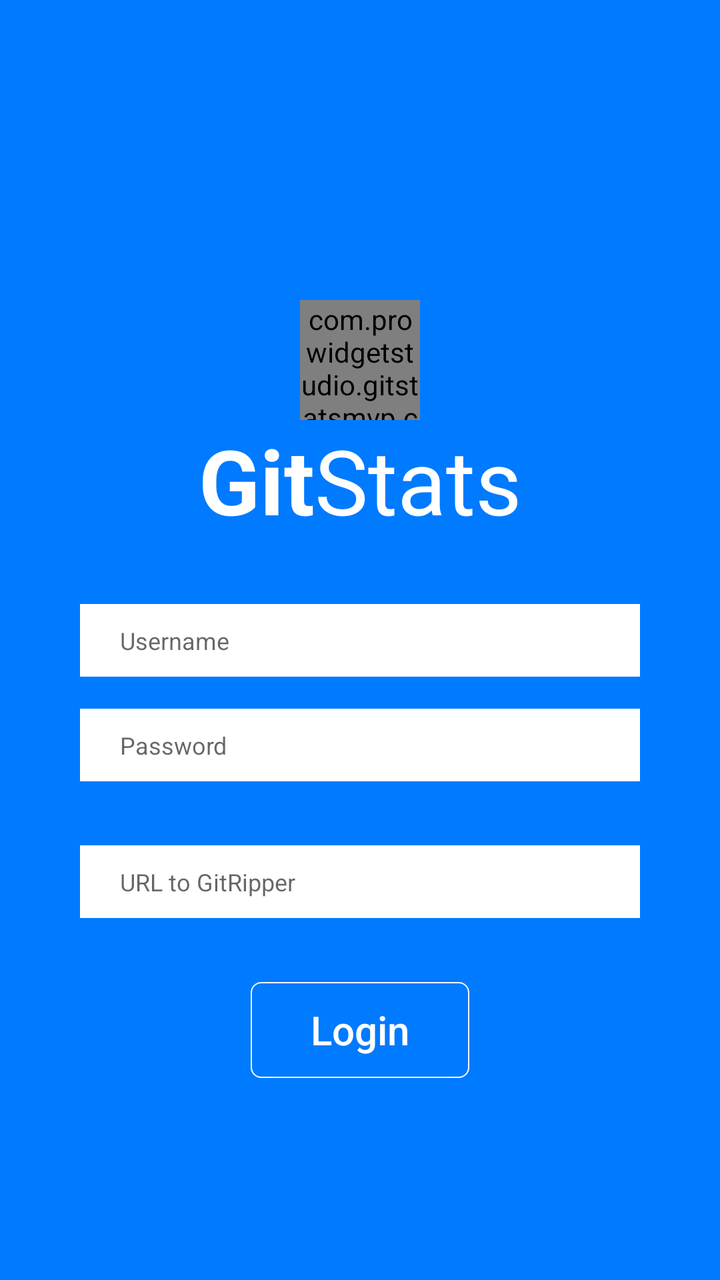
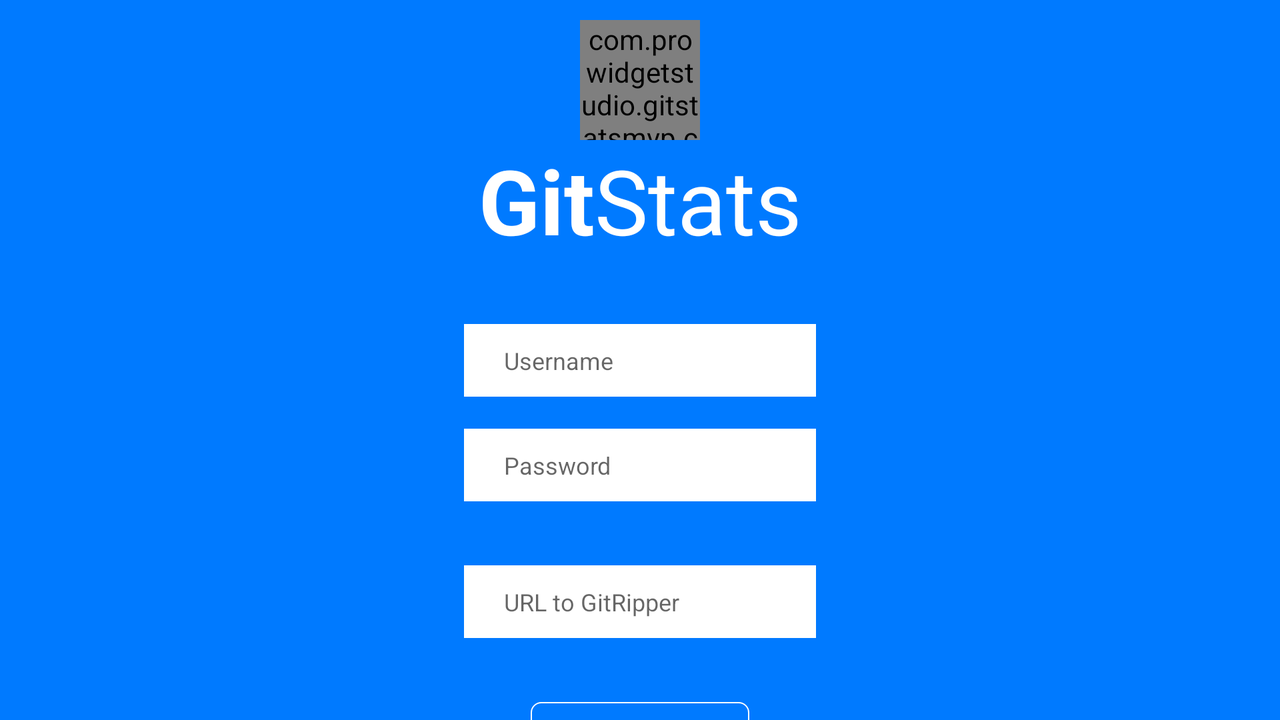

Compare how this app lays out the same screen by default and in its alternative resource folder. The renders come first, then the two layout files and the values they reference.
<!-- AndroidManifest.xml: application theme LoginTheme -->
<!-- res/layout/activity_login.xml -->
<?xml version="1.0" encoding="utf-8"?>
<android.support.constraint.ConstraintLayout xmlns:android="http://schemas.android.com/apk/res/android"
    xmlns:app="http://schemas.android.com/apk/res-auto"
    xmlns:tools="http://schemas.android.com/tools"
    android:layout_width="match_parent"
    android:layout_height="match_parent"
    android:background="@color/plava"
    tools:context="com.prowidgetstudio.gitstatsmvp.login.LoginActivity"
    android:id="@+id/layout">


    <com.prowidgetstudio.gitstatsmvp.customViews.LogoCustomView
        android:id="@+id/logoCustomView"
        android:layout_width="60dp"
        android:layout_height="60dp"
        android:layout_marginBottom="0dp"
        android:layout_marginEnd="8dp"
        android:layout_marginStart="8dp"
        app:layout_constraintBottom_toTopOf="@+id/linearLayout"
        app:layout_constraintEnd_toEndOf="parent"
        app:layout_constraintStart_toStartOf="parent" />

    <LinearLayout
        android:id="@+id/linearLayout"
        android:layout_width="wrap_content"
        android:layout_height="wrap_content"
        android:layout_marginBottom="32dp"
        android:layout_marginEnd="8dp"
        android:layout_marginStart="8dp"
        android:orientation="horizontal"
        app:layout_constraintBottom_toTopOf="@id/username"
        app:layout_constraintEnd_toEndOf="parent"
        app:layout_constraintStart_toStartOf="parent">

        <TextView
            android:id="@+id/logoText1"
            android:layout_width="wrap_content"
            android:layout_height="wrap_content"
            android:text="Git"
            android:textColor="@android:color/white"
            android:textSize="45sp"
            android:textStyle="bold" />

        <TextView
            android:id="@+id/logoText2"
            android:layout_width="wrap_content"
            android:layout_height="wrap_content"
            android:text="Stats"
            android:textColor="@android:color/white"
            android:textSize="45sp" />

    </LinearLayout>

    <EditText
        android:id="@+id/username"
        android:layout_width="match_parent"
        android:layout_height="wrap_content"
        android:layout_marginBottom="8dp"
        android:layout_marginEnd="@dimen/vertikalna_margina"
        android:layout_marginStart="@dimen/vertikalna_margina"
        android:layout_marginTop="8dp"
        android:background="@android:color/white"
        android:ems="10"
        android:inputType="textPersonName"
        android:textSize="12sp"
        android:hint="@string/username"
        android:paddingTop="10dp"
        android:paddingBottom="10dp"
        android:paddingLeft="@dimen/login_text_padding"
        android:paddingRight="@dimen/login_text_padding"
        app:layout_constraintBottom_toBottomOf="parent"
        app:layout_constraintEnd_toEndOf="parent"
        app:layout_constraintStart_toStartOf="parent"
        app:layout_constraintTop_toTopOf="parent" />

    <EditText
        android:id="@+id/password"
        android:layout_width="match_parent"
        android:layout_height="wrap_content"
        android:layout_marginBottom="8dp"
        android:layout_marginEnd="@dimen/vertikalna_margina"
        android:layout_marginStart="@dimen/vertikalna_margina"
        android:layout_marginTop="16dp"
        android:background="@android:color/white"
        android:ems="10"
        android:inputType="textPassword"
        android:textSize="12sp"
        android:hint="@string/password"
        android:paddingTop="10dp"
        android:paddingBottom="10dp"
        android:paddingLeft="@dimen/login_text_padding"
        android:paddingRight="@dimen/login_text_padding"
        app:layout_constraintBottom_toBottomOf="parent"
        app:layout_constraintEnd_toEndOf="parent"
        app:layout_constraintStart_toStartOf="parent"
        app:layout_constraintTop_toBottomOf="@id/username"
        app:layout_constraintVertical_bias="0.0"
        tools:layout_constraintTop_toBottomOf="@+id/username" />

    <EditText
        android:id="@+id/url"
        android:layout_width="match_parent"
        android:layout_height="wrap_content"
        android:layout_marginBottom="8dp"
        android:layout_marginEnd="@dimen/vertikalna_margina"
        android:layout_marginStart="@dimen/vertikalna_margina"
        android:layout_marginTop="32dp"
        android:background="@android:color/white"
        android:ems="10"
        android:hint="@string/url"
        android:inputType="textUri"
        android:paddingBottom="10dp"
        android:paddingLeft="@dimen/login_text_padding"
        android:paddingRight="@dimen/login_text_padding"
        android:paddingTop="10dp"
        android:singleLine="true"
        android:textSize="12sp"
        app:layout_constraintBottom_toBottomOf="parent"
        app:layout_constraintEnd_toEndOf="parent"
        app:layout_constraintStart_toStartOf="parent"
        app:layout_constraintTop_toBottomOf="@+id/password"
        app:layout_constraintVertical_bias="0.0" />

    <Button
        android:id="@+id/login"
        android:layout_width="wrap_content"
        android:layout_height="wrap_content"
        android:layout_marginBottom="8dp"
        android:layout_marginEnd="8dp"
        android:layout_marginStart="8dp"
        android:layout_marginTop="32dp"
        android:background="@drawable/login_button_press"
        android:text="@string/login"
        android:textAllCaps="false"
        android:textColor="@android:color/white"
        android:textSize="20sp"
        android:paddingLeft="@dimen/login_button_padding"
        android:paddingRight="@dimen/login_button_padding"
        app:layout_constraintBottom_toBottomOf="parent"
        app:layout_constraintEnd_toEndOf="parent"
        app:layout_constraintStart_toStartOf="parent"
        app:layout_constraintTop_toBottomOf="@+id/url"
        app:layout_constraintVertical_bias="0.0" />

    <FrameLayout
        android:id="@+id/zatamni"
        android:layout_width="match_parent"
        android:layout_height="match_parent"
        android:background="#B0000000"
        android:visibility="gone">
    </FrameLayout>

    <ProgressBar
        android:id="@+id/progressBar"
        style="?android:attr/progressBarStyle"
        android:theme="@style/ProgressTheme"
        android:layout_width="wrap_content"
        android:layout_height="wrap_content"
        android:layout_marginBottom="8dp"
        android:layout_marginEnd="8dp"
        android:layout_marginStart="8dp"
        android:layout_marginTop="8dp"
        app:layout_constraintBottom_toBottomOf="parent"
        app:layout_constraintEnd_toEndOf="parent"
        app:layout_constraintStart_toStartOf="parent"
        app:layout_constraintTop_toTopOf="parent"
        app:layout_constraintVertical_bias="0.43"
        android:visibility="gone"/>


</android.support.constraint.ConstraintLayout>
<!-- resources referenced by this layout -->
<resources>
  <color name="plava">#007AFF</color>
  <dimen name="login_button_padding">30dp</dimen>
  <dimen name="login_text_padding">20dp</dimen>
  <dimen name="vertikalna_margina">40dp</dimen>
  <!-- drawable login_button_press (drawable) -->
  <?xml version="1.0" encoding="utf-8"?>
  <selector xmlns:android="http://schemas.android.com/apk/res/android">
      <item
          android:state_focused="true"
          android:state_pressed="true"
          android:drawable="@drawable/login_button_bijela" />
  
      <item
          android:state_focused="false"
          android:state_pressed="true"
          android:drawable="@drawable/login_button_bijela" />
  
      <item android:drawable="@drawable/login_button_transparentna" />
  </selector>
  <string name="login">Login</string>
  <string name="password">Password</string>
  <string name="url">URL to GitRipper</string>
  <string name="username">Username</string>
  <style name="ProgressTheme" parent="ThemeOverlay.AppCompat.Light">
          <item name="colorAccent">#FFFFFF</item>
      </style>
  <style name="LoginTheme" parent="@style/Theme.AppCompat.Light.NoActionBar">
          <item name="android:windowNoTitle">true</item>
          <item name="android:windowActionBar">false</item>
          <item name="android:windowFullscreen">true</item>
          <item name="android:windowContentOverlay">@null</item>
      </style>
  <!-- drawable login_button_bijela (drawable) -->
  <?xml version="1.0" encoding="utf-8"?>
  <shape
      xmlns:android="http://schemas.android.com/apk/res/android"
      android:shape="rectangle">
  
      <gradient
          android:startColor="#33FFFFFF"
          android:endColor="#33FFFFFF"
          android:angle="45"
          android:type="linear" />
  
  
      <stroke
          android:width="2px"
          android:color="#FFFFFF" />
  
      <padding
          android:left="2dp"
          android:top="2dp"
          android:right="2dp"
          android:bottom="2dp"/>
  
      <corners
          android:bottomRightRadius="5dp"
          android:bottomLeftRadius="5dp"
          android:topLeftRadius="5dp"
          android:topRightRadius="5dp"/>
  </shape>
  <!-- drawable login_button_transparentna (drawable) -->
  <?xml version="1.0" encoding="utf-8"?>
  <shape
      xmlns:android="http://schemas.android.com/apk/res/android"
      android:shape="rectangle">
  
      <solid
          android:color="#00FFFFFF"/>
  
      <stroke
          android:width="2px"
          android:color="#FFFFFF" />
  
      <padding
          android:left="2dp"
          android:top="2dp"
          android:right="2dp"
          android:bottom="2dp"/>
  
      <corners
          android:bottomRightRadius="5dp"
          android:bottomLeftRadius="5dp"
          android:topLeftRadius="5dp"
          android:topRightRadius="5dp"/>
  </shape>
</resources>
<!-- res/layout-land/activity_login.xml (the repository's variant of the layout above) -->
<!-- drawn on the phone turned sideways -->
<?xml version="1.0" encoding="utf-8"?>
<androidx.constraintlayout.widget.ConstraintLayout xmlns:android="http://schemas.android.com/apk/res/android"
    xmlns:app="http://schemas.android.com/apk/res-auto"
    xmlns:tools="http://schemas.android.com/tools"
    android:id="@+id/layout"
    android:layout_width="match_parent"
    android:layout_height="match_parent"
    android:background="@color/plava"
    tools:context="com.prowidgetstudio.gitstatsmvp.login.LoginActivity">


    <com.prowidgetstudio.gitstatsmvp.customViews.LogoCustomView
        android:id="@+id/logoCustomView"
        android:layout_width="60dp"
        android:layout_height="60dp"
        android:layout_marginBottom="0dp"
        android:layout_marginEnd="8dp"
        android:layout_marginStart="8dp"
        app:layout_constraintBottom_toTopOf="@+id/linearLayout"
        app:layout_constraintEnd_toEndOf="parent"
        app:layout_constraintStart_toStartOf="parent" />

    <LinearLayout
        android:id="@+id/linearLayout"
        android:layout_width="wrap_content"
        android:layout_height="wrap_content"
        android:layout_marginBottom="32dp"
        android:layout_marginEnd="8dp"
        android:layout_marginStart="8dp"
        android:orientation="horizontal"
        app:layout_constraintBottom_toTopOf="@id/username"
        app:layout_constraintEnd_toEndOf="parent"
        app:layout_constraintStart_toStartOf="parent">

        <TextView
            android:id="@+id/logoText1"
            android:layout_width="wrap_content"
            android:layout_height="wrap_content"
            android:text="Git"
            android:textColor="@android:color/white"
            android:textSize="45sp"
            android:textStyle="bold" />

        <TextView
            android:id="@+id/logoText2"
            android:layout_width="wrap_content"
            android:layout_height="wrap_content"
            android:text="Stats"
            android:textColor="@android:color/white"
            android:textSize="45sp" />

    </LinearLayout>

    <EditText
        android:id="@+id/username"
        android:layout_width="0dp"
        android:layout_height="wrap_content"
        android:layout_marginBottom="8dp"
        android:layout_marginEnd="@dimen/vertikalna_margina"
        android:layout_marginStart="@dimen/vertikalna_margina"
        android:layout_marginTop="8dp"
        android:background="@android:color/white"
        android:ems="10"
        android:hint="@string/username"
        android:inputType="textPersonName"
        android:paddingBottom="10dp"
        android:paddingLeft="@dimen/login_text_padding"
        android:paddingRight="@dimen/login_text_padding"
        android:paddingTop="10dp"
        android:textSize="12sp"
        app:layout_constraintBottom_toBottomOf="parent"
        app:layout_constraintEnd_toStartOf="@id/guideline5"
        app:layout_constraintStart_toEndOf="@id/guideline4"
        app:layout_constraintTop_toTopOf="parent" />

    <EditText
        android:id="@+id/password"
        android:layout_width="0dp"
        android:layout_height="wrap_content"
        android:layout_marginBottom="8dp"
        android:layout_marginEnd="@dimen/vertikalna_margina"
        android:layout_marginStart="@dimen/vertikalna_margina"
        android:layout_marginTop="16dp"
        android:background="@android:color/white"
        android:ems="10"
        android:hint="@string/password"
        android:inputType="textPassword"
        android:paddingBottom="10dp"
        android:paddingLeft="@dimen/login_text_padding"
        android:paddingRight="@dimen/login_text_padding"
        android:paddingTop="10dp"
        android:textSize="12sp"
        app:layout_constraintBottom_toBottomOf="parent"
        app:layout_constraintEnd_toStartOf="@id/guideline5"
        app:layout_constraintStart_toEndOf="@id/guideline4"
        app:layout_constraintTop_toBottomOf="@id/username"
        app:layout_constraintVertical_bias="0.0"
        tools:layout_constraintTop_toBottomOf="@+id/username" />

    <EditText
        android:id="@+id/url"
        android:layout_width="0dp"
        android:layout_height="wrap_content"
        android:layout_marginBottom="8dp"
        android:layout_marginEnd="@dimen/vertikalna_margina"
        android:layout_marginStart="@dimen/vertikalna_margina"
        android:layout_marginTop="32dp"
        android:background="@android:color/white"
        android:ems="10"
        android:hint="@string/url"
        android:inputType="textUri"
        android:paddingBottom="10dp"
        android:paddingLeft="@dimen/login_text_padding"
        android:paddingRight="@dimen/login_text_padding"
        android:paddingTop="10dp"
        android:singleLine="true"
        android:textSize="12sp"
        app:layout_constraintBottom_toBottomOf="parent"
        app:layout_constraintEnd_toStartOf="@id/guideline5"
        app:layout_constraintStart_toEndOf="@id/guideline4"
        app:layout_constraintTop_toBottomOf="@+id/password"
        app:layout_constraintVertical_bias="0.0" />

    <Button
        android:id="@+id/login"
        android:layout_width="wrap_content"
        android:layout_height="wrap_content"
        android:layout_marginBottom="8dp"
        android:layout_marginEnd="8dp"
        android:layout_marginStart="8dp"
        android:layout_marginTop="32dp"
        android:background="@drawable/login_button_press"
        android:paddingLeft="@dimen/login_button_padding"
        android:paddingRight="@dimen/login_button_padding"
        android:text="@string/login"
        android:textAllCaps="false"
        android:textColor="@android:color/white"
        android:textSize="20sp"
        app:layout_constraintBottom_toBottomOf="parent"
        app:layout_constraintEnd_toEndOf="parent"
        app:layout_constraintStart_toStartOf="parent"
        app:layout_constraintTop_toBottomOf="@+id/url"
        app:layout_constraintVertical_bias="0.0" />

    <FrameLayout
        android:id="@+id/zatamni"
        android:layout_width="match_parent"
        android:layout_height="match_parent"
        android:background="#B0000000"
        android:visibility="gone">
    </FrameLayout>

    <ProgressBar
        android:id="@+id/progressBar"
        style="?android:attr/progressBarStyle"
        android:layout_width="wrap_content"
        android:layout_height="wrap_content"
        android:layout_marginBottom="8dp"
        android:layout_marginEnd="8dp"
        android:layout_marginStart="8dp"
        android:layout_marginTop="8dp"
        android:theme="@style/ProgressTheme"
        android:visibility="gone"
        app:layout_constraintBottom_toBottomOf="parent"
        app:layout_constraintEnd_toEndOf="parent"
        app:layout_constraintStart_toStartOf="parent"
        app:layout_constraintTop_toTopOf="parent"
        app:layout_constraintVertical_bias="0.43" />

    <android.support.constraint.Guideline
        android:id="@+id/guideline4"
        android:layout_width="wrap_content"
        android:layout_height="wrap_content"
        android:orientation="vertical"
        app:layout_constraintGuide_percent="0.3" />

    <android.support.constraint.Guideline
        android:id="@+id/guideline5"
        android:layout_width="wrap_content"
        android:layout_height="wrap_content"
        android:orientation="vertical"
        app:layout_constraintGuide_percent="0.7" />


</androidx.constraintlayout.widget.ConstraintLayout>
